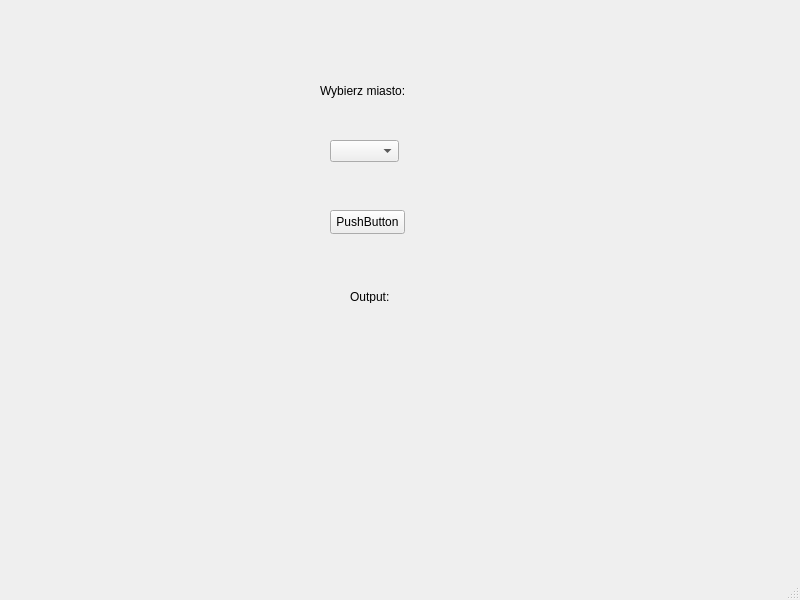
<?xml version="1.0" encoding="UTF-8"?>
<ui version="4.0">
 <class>MainWindow</class>
 <widget class="QMainWindow" name="MainWindow">
  <property name="geometry">
   <rect>
    <x>0</x>
    <y>0</y>
    <width>800</width>
    <height>600</height>
   </rect>
  </property>
  <property name="windowTitle">
   <string>MainWindow</string>
  </property>
  <widget class="QWidget" name="centralwidget">
   <widget class="QLabel" name="label">
    <property name="geometry">
     <rect>
      <x>350</x>
      <y>290</y>
      <width>47</width>
      <height>13</height>
     </rect>
    </property>
    <property name="text">
     <string>Output:</string>
    </property>
   </widget>
   <widget class="QComboBox" name="comboBox">
    <property name="geometry">
     <rect>
      <x>330</x>
      <y>140</y>
      <width>69</width>
      <height>22</height>
     </rect>
    </property>
   </widget>
   <widget class="QLabel" name="label_2">
    <property name="geometry">
     <rect>
      <x>320</x>
      <y>80</y>
      <width>101</width>
      <height>21</height>
     </rect>
    </property>
    <property name="text">
     <string>Wybierz miasto:</string>
    </property>
   </widget>
   <widget class="QPushButton" name="pushButton">
    <property name="geometry">
     <rect>
      <x>330</x>
      <y>210</y>
      <width>75</width>
      <height>24</height>
     </rect>
    </property>
    <property name="text">
     <string>PushButton</string>
    </property>
   </widget>
  </widget>
  <widget class="QMenuBar" name="menubar">
   <property name="geometry">
    <rect>
     <x>0</x>
     <y>0</y>
     <width>800</width>
     <height>22</height>
    </rect>
   </property>
  </widget>
  <widget class="QStatusBar" name="statusbar"/>
 </widget>
 <resources/>
 <connections/>
</ui>
